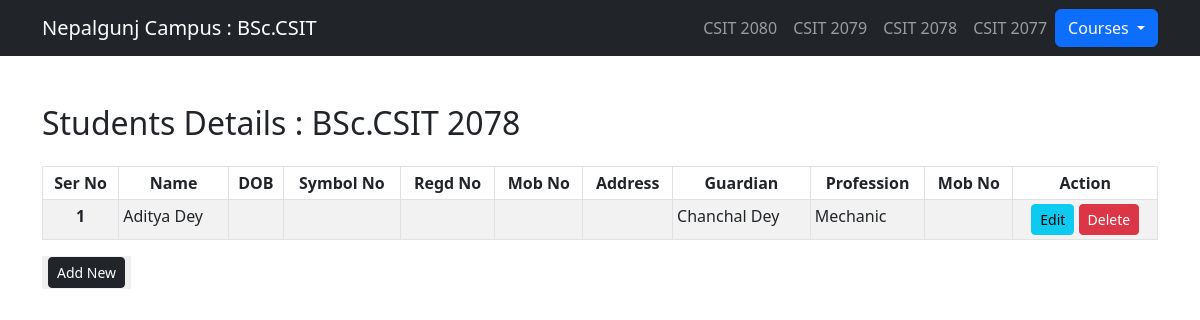
The page /csit/csit78 on the database its author committed.
### csit/models.py (models this page shows, shortened)
class Csit_2078(models.Model):
    name = models.CharField(max_length=50)
    dob = models.CharField(max_length=30)
    symbol = models.CharField(max_length=20)
    reg = models.CharField(max_length=50)
    mob = models.CharField(max_length=10)
    add = models.CharField(max_length=60)
    guardian = models.CharField(max_length=50)
    prof = models.CharField(max_length=50)
    mobs = models.CharField(max_length=10)
    class Meta:
        db_table = "csit2078"

### csit/views_csit.py (the view)
# urls.py: path("/csit78", views_csit.csit78, name="csit78"),
def csit78(request):
    da = Csit_2078.objects.all()
    return render(request, "csit/csit78.html", {'da':da})

### csit/templates/csit/csit78.html (shortened to what this page needs)
{% extends 'csit/base.html' %}
 {% block title %}
<link rel="stylesheet" href="https://cdn.datatables.net/2.1.8/css/dataTables.dataTables.css" />
<link rel="stylesheet" href="//cdn.datatables.net/2.1.8/css/dataTables.dataTables.min.css">
  {% endblock %}
{% block content %}
  <body>
    <div class="container" >
        <h2 class="mb-4 mt-5">Students Details : BSc.CSIT 2078</h2>
         <table class="table table-striped table table-bordered table-hover table-sm font-size: smaller" id="myTable">
            <thead>
                <tr>
                    <th scope="col" style="text-align: center">Ser No</th>
                    <th scope="col" style="text-align: center">Name</th>
                    <th scope="col" style="text-align: center">DOB</th>
                    <th scope="col" style="text-align: center">Symbol No</th>
                    <th scope="col" style="text-align: center">Regd No</th>
                    <th scope="col" style="text-align: center">Mob No</th>
                    <th scope="col" style="text-align: center">Address</th>
                    <th scope="col" style="text-align: center">Guardian</th>
                    <th scope="col" style="text-align: center">Profession</th>
                    <th scope="col" style="text-align: center">Mob No</th>
                    <th scope="col" style="text-align: center">Action</th>
                </tr>
            </thead>
            <tbody>
                 {% for dq in da %}
                <tr>
                    <th scope="row" style="text-align: center">{{forloop.counter}}</th>
                    <td>{{dq.name}}</td>
                    <td>{{dq.dob}}</td>
                    <td style="text-align: center">{{dq.symbol}}</td>
                    <td style="text-align: center">{{dq.reg}}</td>
                    <td style="text-align: center">{{dq.mob}}</td>
                    <td>{{dq.add}}</td>
                    <td>{{dq.guardian}}</td>
                    <td>{{dq.prof}}</td>
                    <td>{{dq.mobs}}</td>
                    <td scope="row" style="text-align: center">
                         <a href="{% url 'editcsit78' dq.id %}" class="btn btn-info btn-sm">Edit</a>
                        <form action="{% url 'delcsit78' dq.id %}" method="post" class="d-inline">
                            <input type="submit" class="btn btn-danger btn-sm" value="Delete">
                        </form>
                    </td>
                </tr>
                {% endfor %}
            </tbody>
        </table>
            <button style="border: none">
            <a class="btn btn-dark btn-sm" style="text-align:center" href="{% url 'formcsit78' %}">Add New</a>
            </button>
    </div>
{% endblock %}

### rows shown on the page
Csit_2078: name "Aditya Dey", guardian "Chanchal Dey", prof "Mechanic"
